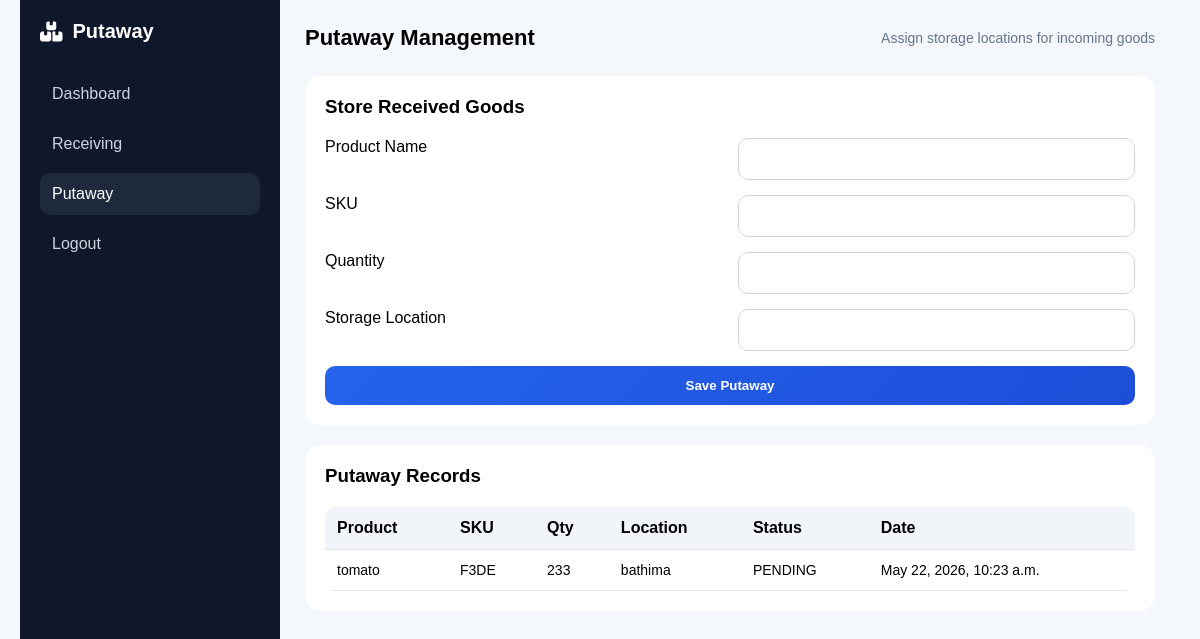
The app's page /putaway/ (signed in) with its own data.
### accounts/models.py (models this page shows, shortened)
class Putaway(models.Model):
    product_name = models.CharField(max_length=100)
    sku = models.CharField(max_length=50)
    quantity = models.IntegerField()
    location = models.CharField(max_length=100)  # Rack / Shelf
    status = models.CharField(max_length=20, default="PENDING")
    created_at = models.DateTimeField(auto_now_add=True)

### accounts/views.py (the view, shortened to what this page needs)
# urls.py: path('putaway/', views.putaway_page, name='putaway'),
def putaway_page(request):
    if not request.user.is_authenticated:
        return redirect('login')
    form = PutawayForm()
    records = Putaway.objects.all().order_by('-created_at')
    return render(request, 'accounts/putaway.html', {
        'form': form,
        'records': records
    })

### accounts/forms.py
class PutawayForm(forms.ModelForm):
    class Meta:
        model = Putaway
        fields = ['product_name', 'sku', 'quantity', 'location']

### accounts/templates/accounts/putaway.html (shortened to what this page needs)
{% load static %}
<!DOCTYPE html>
<html>
<head>
  <link rel="stylesheet" href="{% static 'accounts/styles.css' %}">
  <link rel="stylesheet" href="https://cdnjs.cloudflare.com/ajax/libs/font-awesome/6.5.1/css/all.min.css">
</head>
<body>
<div class="layout">
  <aside class="sidebar">
    <div class="brand">
      <i class="fa-solid fa-boxes-stacked"></i>
      <span>Putaway</span>
    </div>
    <nav class="menu">
      <a href="{% url 'dashboard' %}">Dashboard</a>
      <a href="{% url 'receiving' %}">Receiving</a>
      <a class="active" href="{% url 'putaway' %}">Putaway</a>
      <a href="{% url 'logout' %}">Logout</a>
    </nav>
  </aside>
  <main class="main">
    <header class="topbar">
      <h2>Putaway Management</h2>
      <p>Assign storage locations for incoming goods</p>
    </header>
    <section class="panel">
      <h3>Store Received Goods</h3>
      <form method="POST">
        <label>Product Name</label>
        {{ form.product_name }}
        <label>SKU</label>
        {{ form.sku }}
        <label>Quantity</label>
        {{ form.quantity }}
        <label>Storage Location</label>
        {{ form.location }}
        <button type="submit">Save Putaway</button>
      </form>
    </section>
    <section class="panel">
      <h3>Putaway Records</h3>
      <table>
        <thead>
          <tr>
            <th>Product</th>
            <th>SKU</th>
            <th>Qty</th>
            <th>Location</th>
            <th>Status</th>
            <th>Date</th>
          </tr>
        </thead>
        <tbody>
          {% for p in records %}
          <tr>
            <td>{{ p.product_name }}</td>
            <td>{{ p.sku }}</td>
            <td>{{ p.quantity }}</td>
            <td>{{ p.location }}</td>
            <td>{{ p.status }}</td>
            <td>{{ p.created_at }}</td>
          </tr>
          {% empty %}
          <tr>
            <td colspan="6">No putaway records found</td>
          </tr>
          {% endfor %}
        </tbody>
      </table>
    </section>
  </main>
</div>
</body>
</html>

### accounts/static/accounts/styles.css (style rules this page uses)
* { margin:0; padding:0; box-sizing:border-box; font-family:sytem-ui,Arial, Helvetica, sans-serif; }
body { background:#f4f7fb; min-height:100vh; display:flex; justify-content:center; align-items:center; padding:20px; }
html, body { height:100%; }
.layout { display:flex; width:100%; min-height:100vh; align-items:stretch; }
.sidebar { width:260px; min-height:100vh; background:#0f172a; color:#fff; padding:20px; flex-shrink:0; position:sticky; top:0; }
.brand { display:flex; align-items:center; gap:10px; font-size:20px; font-weight:600; margin-bottom:30px; }
.menu a { display:flex; gap:12px; padding:12px; margin-bottom:8px; color:#cbd5e1; text-decoration:none; border-radius:10px; }
.menu a:hover, .menu a.active { background:#1e293b; color:#fff; }
.main { flex:1; padding:25px; }
.topbar { display:flex; justify-content:space-between; align-items:center; margin-bottom:25px; }
.topbar p { color:#64748b; font-size:14px; }
.panel { margin-top:30px; background:#fff; border-radius:15px; padding:20px; }
table { width:100%; border-collapse:collapse; }
th,td { padding:12px; border-bottom:1px solid #e5e7eb; text-align:left; }
.topbar h2 { font-size: 22px; font-weight: 700; }
.panel { margin-top: 20px; }
.panel form { display: grid; grid-template-columns: 1fr 1fr; gap: 15px; }
.panel form button { grid-column: span 2; }
.panel h3 { margin-bottom: 20px; }
.panel input { width: 100%; padding: 12px; border: 1px solid #d1d5db; border-radius: 10px; outline: none; transition: 0.3s; font-size: 14px; }
.panel button { background: linear-gradient(135deg, #2563eb, #1d4ed8); color: white; font-weight: 600; padding: 12px; border-radius: 10px; border: none; cursor: pointer; transition: 0.3s; }
table { margin-top: 10px; border-radius: 10px; overflow: hidden; }
th { background: #f1f5f9; font-weight: 600; }
td { font-size: 14px; }

### records on screen
Putaway: product_name "tomato", sku "F3DE", quantity "233", location "bathima", status "PENDING", created_at "May 22, 2026, 10:23 a.m."
